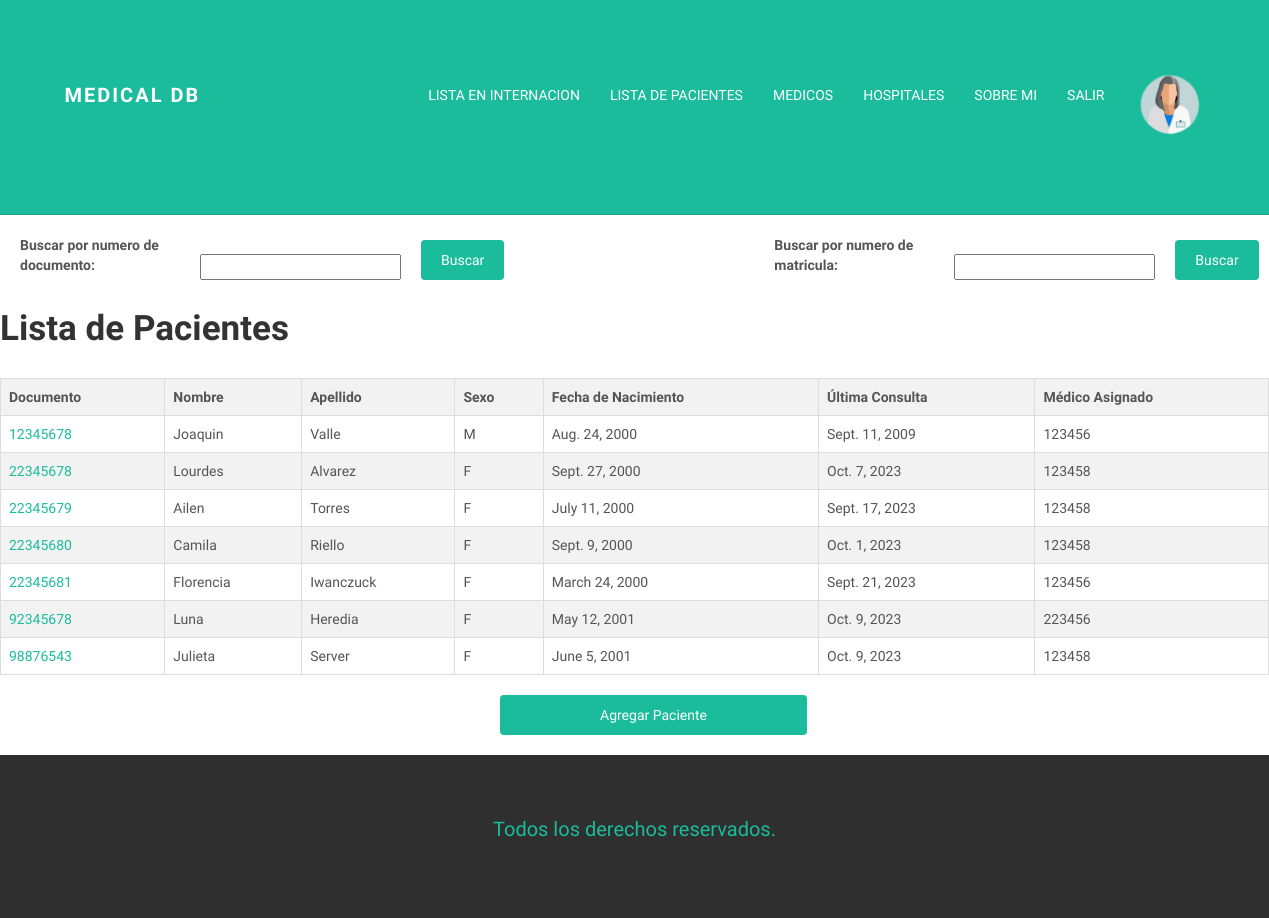
The app's page /MedicalDB/lista_pacientes/ (signed in), older data.
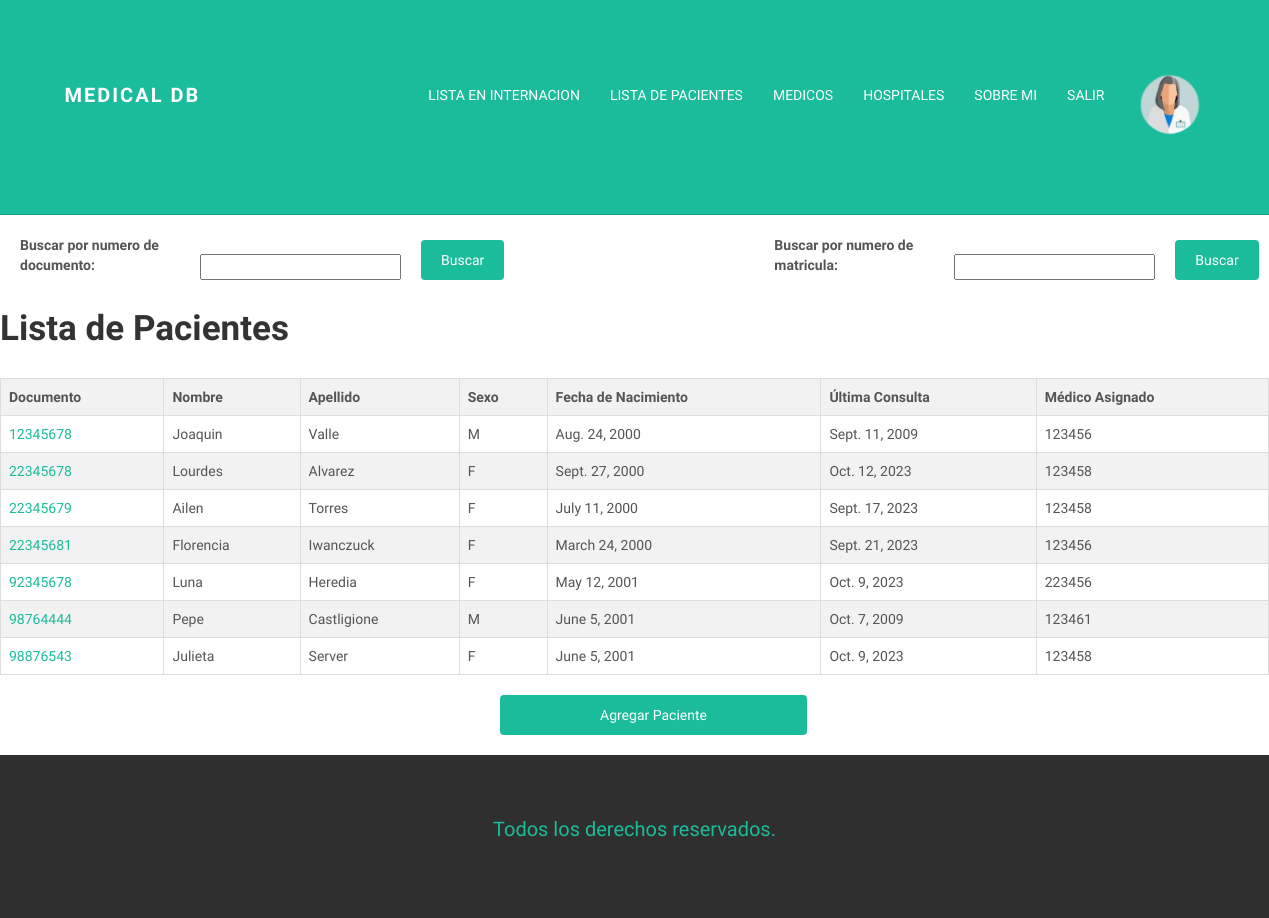
The same page, newer data.
### medicalapp/models.py (models this page shows, shortened)
class Avatar(models.Model):
        usuario = models.ForeignKey(User, on_delete=models.CASCADE)
        imagen = models.ImageField(upload_to= "avatares", null=True, blank=True)

class Pacientes(models.Model):
        documento = models.IntegerField(primary_key=True)
        nombre = models.CharField(max_length=60)
        apellido = models.CharField(max_length=60)
        sexo = models.CharField(max_length=60)
        nacimiento = models.DateField()
        u_consulta = models.DateField()
        medico = models.CharField(max_length=60)

### medicalapp/views.py (the view)
# urls.py: path('lista_pacientes/', lista_pacientes, name="ListaPacientes"),
@login_required
def lista_pacientes(request):
    pacientes = Pacientes.objects.all()
    if 'buscar_dni' in request.GET:
        form_dni = BusquedaDNI(request.GET)
        if form_dni.is_valid():
            dni = form_dni.cleaned_data['dni']
            pacientes = Pacientes.objects.filter(documento=dni)
    else:
        form_dni = BusquedaDNI()
    if 'buscar_medico' in request.GET:
        form_doc = BusquedaDoc(request.GET)
        if form_doc.is_valid():
            doc = form_doc.cleaned_data['doc']
            pacientes = Pacientes.objects.filter(medico=doc)
    else:
        form_doc = BusquedaDoc()
    return render(request, 'medicalapp/funciones/listaPacientes.html', {'form_dni' : form_dni , 'form_doc' : form_doc , 'pacientes': pacientes})

### medicalapp/forms.py
class BusquedaDNI(forms.Form):
    dni = forms.CharField(label= "Buscar por numero de documento: ")

class BusquedaDoc(forms.Form):
    doc = forms.CharField(label= "Buscar por numero de matricula: ")

### medicalapp/templates/medicalapp/funciones/listaPacientes.html (shortened to what this page needs)
{% extends "medicalapp/padre.html" %}
{% block top %}
<div class = "busqueda-container">
<form class="busqueda-form" method="get">
    <label class="busqueda-label" for="{{ form_dni.dni.id }}">{{ form_dni.dni.label }}</label>
    {{ form_dni.dni }}
    <button class="busqueda-button" type="submit" name="buscar_dni">Buscar</button>
</form>
<form class="busqueda-form" method="get">
    <label class="busqueda-label" for="{{ form_doc.doc.id }}">{{ form_doc.doc.label }}</label>
    {{ form_doc.doc }}
    <button class="busqueda-button" type="submit" name="buscar_medico">Buscar</button>
</form>
</div>
<head>
</head>
<body>
    <h1>Lista de Pacientes</h1>
    <table>
        <thead>
            <tr>
                <th>Documento</th>
                <th>Nombre</th>
                <th>Apellido</th>
                <th>Sexo</th>
                <th>Fecha de Nacimiento</th>
                <th>Última Consulta</th>
                <th>Médico Asignado</th>
            </tr>
        </thead>
        <tbody>
            {% for paciente in pacientes %}
                <tr>
                    <td><a href="{% url 'DetallePacientes' paciente.documento %}">{{ paciente.documento }}</a></td>
                    <td>{{ paciente.nombre }}</td>
                    <td>{{ paciente.apellido }}</td>
                    <td>{{ paciente.sexo }}</td>
                    <td>{{ paciente.nacimiento }}</td>
                    <td>{{ paciente.u_consulta }}</td>
                    <td>{{ paciente.medico }}</td>
                </tr>
            {% endfor %}
        </tbody>
    </table>
</body>
<a href="{% url 'AgregarPaciente' %}" class="boton-redireccion">
    Agregar Paciente
  </a>
{% endblock %}
{% block foot %}
<p style = "font-size: 20px;
color: #1ABC9C;
text-align: center;
margin-top: 10px;"> Todos los derechos reservados. </p>
{% endblock %}

### medicalapp/templates/medicalapp/padre.html (shortened to what this page needs)
<!DOCTYPE html>
<html lang="en">
  <head>
	{% load static %}
    <link href="{% static 'medicalapp/assets/css/bootstrap.css' %}" rel="stylesheet">
    <link href="{% static 'medicalapp/assets/css/main.css' %}" rel="stylesheet">
  </head>
  <body>
    <div class="navbar navbar-inverse navbar-static-top">
      <div class="container">
        <div class="navbar-header">
          <a class="navbar-brand" href="{% url 'Inicio' %}">Medical DB</a>
        </div>
        <div class="navbar-collapse collapse">
          <ul class="nav navbar-nav navbar-right">
			{% if request.user.is_authenticated %}
				{% with user.avatar_set.first as userAvatar %}
				{% if userAvatar %}
				<a href="{% url 'EditarUsuario' %}"><img src="{{userAvatar.imagen.url}}" alt="" style="max-width: 100px;"></a>
				{% endif %}
				{% endwith %}
				<li><a href="{% url 'ListaInternados' %}">Lista en Internacion</a></li>
				<li><a href="{% url 'ListaPacientes' %}">Lista de Pacientes</a></li>
				<li><a href="{% url 'ListaMedicos' %}">Medicos</a></li>
				<li><a href="{% url 'ListaHospitales' %}">Hospitales</a></li>
				<li><a href="{% url 'SobreMi' %}">Sobre mi</a></li>
				<li><a href="{% url 'Logout' %}">Salir</a></li>
			{% else %}
			<li><a href="{% url 'Login' %}">Ingresar</a></li>
            <li><a href="{% url 'Registrarse' %}">Registrarse</a></li>
			{% endif %}
          </ul>
        </div>
      </div>
    </div>
	{% block top %}{% endblock %}
	<div id="footer">
		{% block foot %}
		{% endblock %}
	</div>
  </body>
</html>

### medicalapp/static/medicalapp/assets/css/main.css (style rules this page uses)
body { background-color: #ffffff; font-family: 'Montserrat', sans-serif; font-weight: 400; font-size: 14px; color: #555; -webkit-font-smoothing: antialiased; -webkit-overflow-scrolling: touch; }
h1, h2, h3, h4, h5, h6 { font-family: 'Montserrat', sans-serif; font-weight: 700; color: #333; }
h1 { font-size: 35px; margin-top: 30px; margin-bottom: 30px; }
p { line-height: 28px; margin-bottom: 25px; font-size: 16px; }
a { color: #1abc9c; word-wrap: break-word; -webkit-transition: color 0.1s ease-in, background 0.1s ease-in; -moz-transition: color 0.1s ease-in, background 0.1s ease-in; -ms-transition: color 0.1s ease-in, background 0.1s ease-in; -o-transition: color 0.1s ease-in, background 0.1s ease-in; transition: color 0.1s ease-in, background 0.1s ease-in; }
a:before, a:after { -webkit-transition: color 0.1s ease-in, background 0.1s ease-in; -moz-transition: color 0.1s ease-in, background 0.1s ease-in; -ms-transition: color 0.1s ease-in, background 0.1s ease-in; -o-transition: color 0.1s ease-in, background 0.1s ease-in; transition: color 0.1s ease-in, background 0.1s ease-in; }
.navbar { text-transform: uppercase; margin-bottom: 0px; }
.navbar-inverse { padding-bottom: 70px; padding-top: 70px; }
.navbar-inverse { background-color: #1abc9c; border-color: #16a085; }
.navbar-inverse .navbar-nav > li > a { color: white; }
.navbar-brand { font-weight: 700; font-size: 20px; letter-spacing: 2px; }
.navbar-inverse .navbar-brand { color: white; }
#footer { background-color: #2f2f2f; padding-top: 50px; padding-bottom: 50px; }
#footer p { color: white; }

### medicalapp/templates/medicalapp/funciones/listaPacientes.html (style rules this page uses)
.busqueda-container { display: flex; justify-content: space-between; align-items: flex-end; margin-bottom: 20px; max-width: 600px; margin-top: 20px; }
.busqueda-form { flex: 1; display: flex; justify-content: space-between; align-items: flex-end; margin-right: 250px; }
.busqueda-label { margin-right: 20px; flex: 1; width: 160px; margin-left: 20px; }
.busqueda-button { padding: 10px 20px; background-color: #1ABC9C; color: #fff; border: none; border-radius: 4px; cursor: pointer; margin-left: 20px; }
table { border-collapse: collapse; width: 100%; margin-bottom: 20px; }
th, td { border: 1px solid #ddd; text-align: left; padding: 8px; }
th { background-color: #f2f2f2; }
tr:nth-child(even) { background-color: #f2f2f2; }
.boton-redireccion { display: inline-block; padding: 10px 100px; background-color: #1ABC9C; color: #fff; text-decoration: none; border: none; border-radius: 4px; margin-left: 500px; margin-bottom: 20px; }

Row changes from the older to the newer data that the page shows:
removed Pacientes: documento "22345680", nombre "Camila", apellido "Riello", sexo "F", nacimiento "Sept. 9, 2000", u_consulta "Oct. 1, 2023", medico "123458"
changed Pacientes "Lourdes": u_consulta "Oct. 7, 2023" → "Oct. 12, 2023"
added Pacientes: documento "98764444", nombre "Pepe", apellido "Castligione", sexo "M", nacimiento "June 5, 2001", u_consulta "Oct. 7, 2009", medico "123461"
